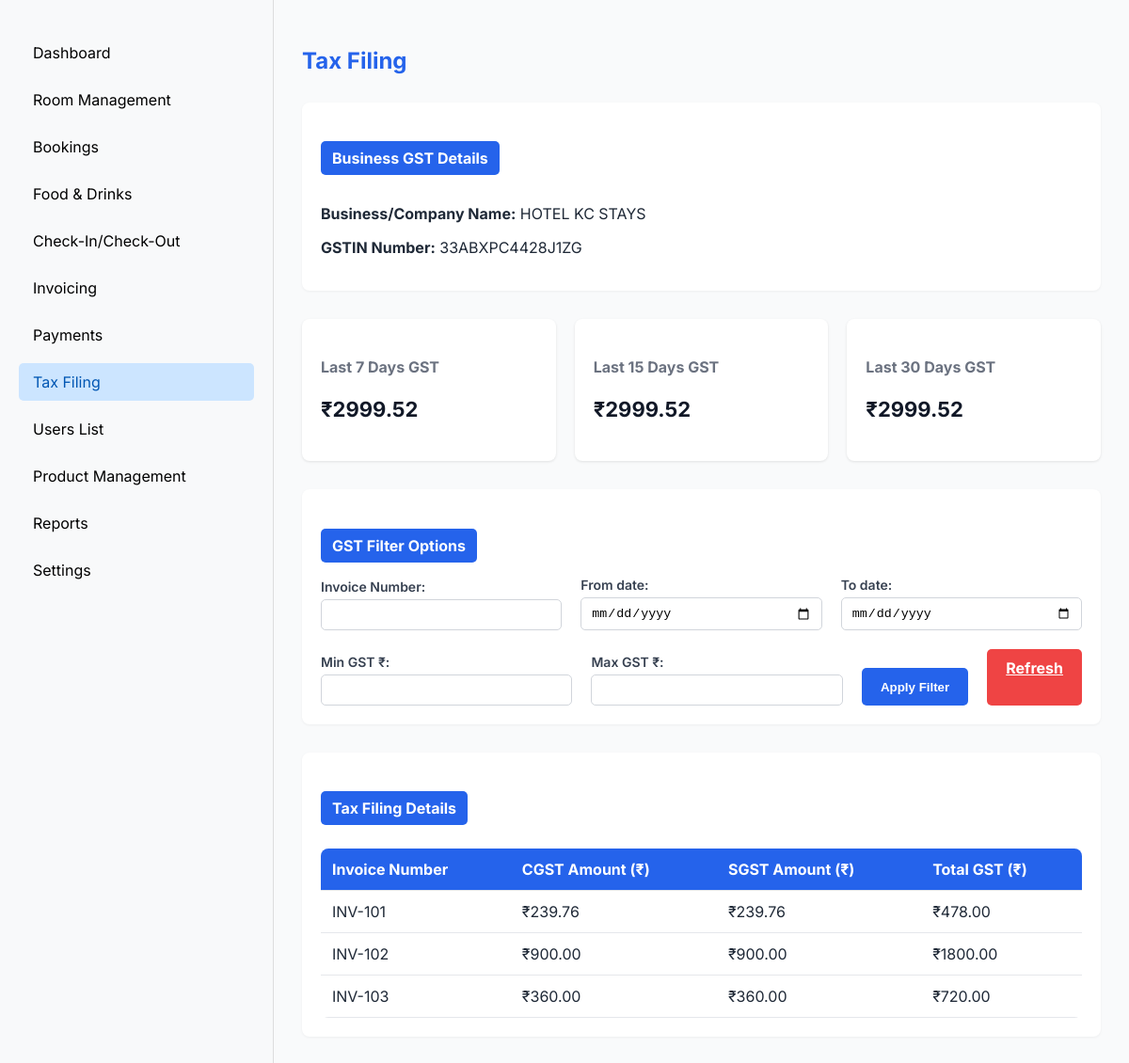
/tax_filling/ (signed in), run on the app's committed database.
### booking/models.py (models this page shows, shortened)
class Booking(models.Model):
    STATUS_CHOICES = [
        ('booked', 'Booked'),
        ('pre-booked', 'Pre-Booked'),
        ('completed', 'Completed'),
    ]
    PAYMENT_CHOICES = [
        ('upi', 'UPI'),
        ('cash', 'Cash'),
        ('card', 'Card'),
    ]
    PAYMENT_STATUS_CHOICES = [
        ('paid', 'Paid'),
        ('pending', 'Pending'),
        ('cancelled', 'Cancelled'),
    ]
    customer_name = models.CharField(max_length=100)
    phone_number = models.CharField(max_length=15)
    address = models.TextField(blank=True, null=True)
    document_type = models.CharField(
        max_length=50,
        choices=[('Aadhar', 'Aadhar'), ('License', 'License'), ('PAN', 'PAN')],
        default='Aadhar'
    )
    document_number = models.CharField(max_length=50)
    room = models.ForeignKey(Room, on_delete=models.CASCADE)
    adults = models.PositiveIntegerField(default=1)
    children = models.PositiveIntegerField(default=0)
    status = models.CharField(max_length=20, choices=STATUS_CHOICES, default='booked')
    checkin_datetime = models.DateTimeField(default=now)
    checkout_datetime = models.DateTimeField(blank=True, null=True)
    payment_type = models.CharField(max_length=10, choices=PAYMENT_CHOICES, default='cash')
    payment_status = models.CharField(max_length=10, choices=PAYMENT_STATUS_CHOICES, default='pending')
    apply_gst = models.BooleanField(default=False)
    price = models.DecimalField(max_digits=10, decimal_places=2, default=0)  # final total price
    cgst_amount = models.DecimalField(max_digits=10, decimal_places=2, default=0)
    sgst_amount = models.DecimalField(max_digits=10, decimal_places=2, default=0)
    amount_paid = models.DecimalField(max_digits=10, decimal_places=2, default=0)
    invoice_number = models.CharField(max_length=20, unique=True, blank=True, null=True)
    created_at = models.DateTimeField(auto_now_add=True)

### tax_filling/views.py (the view, shortened to what this page needs)
# urls.py: path("", views.tax_filing_view, name="tax_filling"),
def tax_filing_view(request):
    form = TaxFilterForm(request.GET or None)
    bookings = Booking.objects.filter(apply_gst=True)
    today = now().date()
    last_7_days = today - timedelta(days=7)
    last_15_days = today - timedelta(days=15)
    last_30_days = today - timedelta(days=30)
    def gst_total(since_date):
        qs = Booking.objects.filter(apply_gst=True, created_at__date__gte=since_date)
        return sum([(b.cgst_amount + b.sgst_amount) for b in qs], Decimal(0))
    summary = {
        "last7": gst_total(last_7_days),
        "last15": gst_total(last_15_days),
        "last30": gst_total(last_30_days),
    }
    context = {
        "form": form,
        "bookings": bookings,
        "summary": summary,
    }
    return render(request, "tax_filling/tax_filling.html", context)

### tax_filling/forms.py
class TaxFilterForm(forms.Form):
    invoice = forms.CharField(required=False, label="Invoice Number")
    from_date = forms.DateField(required=False, widget=forms.DateInput(attrs={'type': 'date'}))
    to_date = forms.DateField(required=False, widget=forms.DateInput(attrs={'type': 'date'}))
    min_gst = forms.DecimalField(required=False, min_value=0, label="Min GST ₹")
    max_gst = forms.DecimalField(required=False, min_value=0, label="Max GST ₹")

### accounts/models.py (called while the page is built)
    def is_admin(self):
        return self.role == self.ROLE_ADMIN

### tax_filling/templates/tax_filling/tax_filling.html (shortened to what this page needs)
<!DOCTYPE html>
<html lang="en">
<head>
</head>
<body>
<div class="sidebar">
  <ul>
    <li><a href="{% url 'core:dashboard' %}">Dashboard</a></li>
    <li><a href="{% url 'rooms:room_management' %}">Room Management</a></li>
    <li><a href="{% url 'booking:booking_list' %}">Bookings</a></li>
    <li><a href="{% url 'foods:food_entry' %}">Food & Drinks</a></li>
    <li><a href="{% url 'checkin_checkout:checkin_checkout' %}">Check-In/Check-Out</a></li>
    <li><a href="{% url 'invoices:invoice_list' %}">Invoicing</a></li>
    <li><a href="{% url 'transaction:payment_list' %}">Payments</a></li>
    <li class="active"><a href="{% url 'tax_filling:tax_filling' %}">Tax Filing</a></li>
    <li><a href="{% url 'accounts:create-receptionist' %}">Users List</a></li>
    <li><a href="{% url 'products:product_list' %}">Product Management</a></li>
    {% if request.user.is_admin or request.user.is_subadmin %}
      <li><a href="{% url 'reports:dashboard' %}">Reports</a></li>
      <li><a href="{% url 'settings:dashboard' %}">Settings</a></li>
    {% endif %}
  </ul>
</div>
  <div class="main">
    <h2 style="color:#2563eb;">Tax Filing</h2>
    <div class="section gst-info">
      <h4>Business GST Details</h4>
      <p><b>Business/Company Name:</b> HOTEL KC STAYS</p>
      <p><b>GSTIN Number:</b> 33ABXPC4428J1ZG</p>
    </div>
    <div class="cards gst-summary">
      <div class="card"><h4>Last 7 Days GST</h4><p>₹{{ summary.last7 }}</p></div>
      <div class="card"><h4>Last 15 Days GST</h4><p>₹{{ summary.last15 }}</p></div>
      <div class="card"><h4>Last 30 Days GST</h4><p>₹{{ summary.last30 }}</p></div>
    </div>
    <div class="section">
      <h4>GST Filter Options</h4>
      <form method="get">
        <div class="filters">
          <div class="filter-group">{{ form.invoice.label_tag }} {{ form.invoice }}</div>
          <div class="filter-group">{{ form.from_date.label_tag }} {{ form.from_date }}</div>
          <div class="filter-group">{{ form.to_date.label_tag }} {{ form.to_date }}</div>
          <div class="filter-group">{{ form.min_gst.label_tag }} {{ form.min_gst }}</div>
          <div class="filter-group">{{ form.max_gst.label_tag }} {{ form.max_gst }}</div>
          <button type="submit" class="btn apply-btn">Apply Filter</button>
          <a href="{% url 'tax_filling:tax_filling' %}" class="btn refresh-btn">Refresh</a>
        </div>
      </form>
    </div>
    <div class="section">
      <h4>Tax Filing Details</h4>
      <table>
        <thead>
          <tr>
            <th>Invoice Number</th>
            <th>CGST Amount (₹)</th>
            <th>SGST Amount (₹)</th>
            <th>Total GST (₹)</th>
          </tr>
        </thead>
        <tbody>
          {% for b in bookings %}
          <tr>
            <td>{{ b.invoice_number }}</td>
            <td>₹{{ b.cgst_amount|floatformat:2 }}</td>
            <td>₹{{ b.sgst_amount|floatformat:2 }}</td>
            <td>₹{{ b.cgst_amount|add:b.sgst_amount|floatformat:2 }}</td>
          </tr>
          {% empty %}
          <tr><td colspan="4">No records found</td></tr>
          {% endfor %}
        </tbody>
      </table>
    </div>
  </div>
</body>
</html>

### tax_filling/templates/tax_filling/tax_filling.html (style rules this page uses)
body { font-family: 'Inter', sans-serif; margin: 0; display: flex; background-color: #f9fafb; color: #1f2937; }
.sidebar { width: 250px; background: #f8f9fa; padding: 20px; border-right: 1px solid #ddd; flex-shrink: 0; }
.sidebar ul { list-style: none; padding: 0; }
.sidebar ul li { margin-bottom: 10px; }
.sidebar ul li a { display: block; padding: 10px 15px; color: #000; text-decoration: none; border-radius: 5px; }
.sidebar ul li a:hover, .sidebar ul li.active a { background-color: #cce5ff; color: #0056b3; }
.main { flex: 1; padding: 30px; }
.cards { display: flex; gap: 20px; margin-bottom: 30px; flex-wrap: wrap; }
.card { flex: 1 1 200px; background: white; padding: 20px; border-radius: 8px; box-shadow: 0 1px 3px rgba(0,0,0,0.1); }
.card h4 { color: #6b7280; margin-bottom: 10px; }
.card p { font-size: 22px; font-weight: bold; color: #111827; }
.section { background: white; padding: 20px; border-radius: 8px; box-shadow: 0 1px 3px rgba(0,0,0,0.05); margin-top: 30px; }
.section h4 { margin-bottom: 15px; color: white; background: #2563eb; padding: 8px 12px; border-radius: 5px; display: inline-block; }
.gst-info { margin-bottom: 30px; }
.gst-summary { margin-top: 20px; margin-bottom: 30px; }
.filters { display: flex; flex-wrap: wrap; gap: 20px; align-items: flex-end; }
.filter-group { display: flex; flex-direction: column; flex: 1 1 200px; }
.filter-group label { font-size: 14px; font-weight: 600; margin-bottom: 5px; color: #374151; }
.filter-group input { padding: 8px 10px; border: 1px solid #d1d5db; border-radius: 5px; }
.filters .btn { padding: 10px 20px; border: none; border-radius: 5px; font-weight: bold; cursor: pointer; height: 40px; align-self: flex-end; }
.apply-btn { background-color: #2563eb; color: white; }
.refresh-btn { background-color: #ef4444; color: white; }
table { width: 100%; border-collapse: collapse; background: white; border-radius: 8px; overflow: hidden; margin-top: 10px; }
th, td { padding: 12px; text-align: left; border-bottom: 1px solid #e5e7eb; }
th { background: #2563eb; color: white; }

### data on the page
Booking: invoice_number "INV-101", cgst_amount "239.76", sgst_amount "239.76", cgst_amount|add "478.00"
Booking: invoice_number "INV-102", cgst_amount "900.00", sgst_amount "900.00", cgst_amount|add "1800.00"
Booking: invoice_number "INV-103", cgst_amount "360.00", sgst_amount "360.00", cgst_amount|add "720.00"

### other printed values
{{ summary.last7 }} "2999.52"
{{ summary.last15 }} "2999.52"
{{ summary.last30 }} "2999.52"
